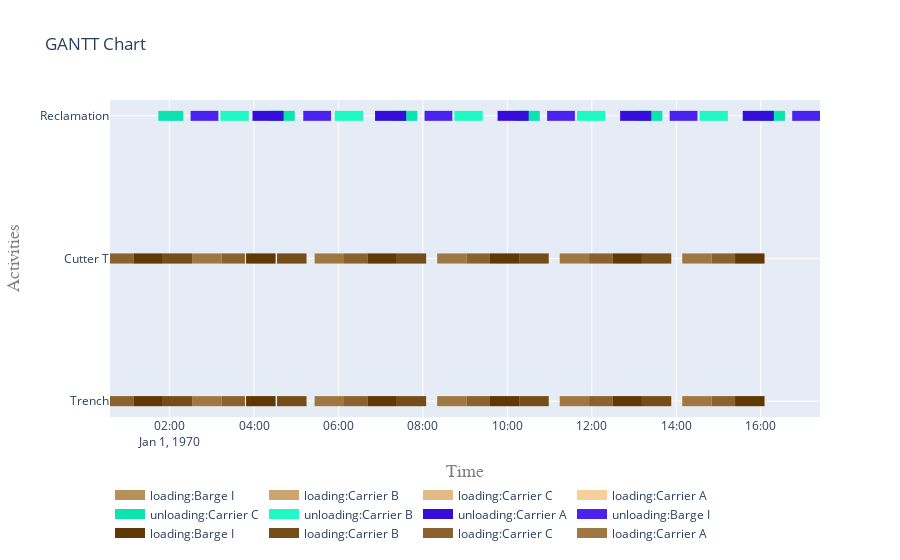

The code cell stored with this chart in its notebook:
### Code cell
# activities per site and cutter

fig = get_gantt_chart([from_site, to_site, cutter], id_map=activities)

### Figure 1 — Plotly figure (JSON) as saved in the notebook; plotly's stock layout.template omitted (floating-point values rounded to 4 significant figures)
{"data": [{"connectgaps": false, "hoverinfo": "y+name", "line": {"color": "rgb(184,144,92)", "width": 10}, "mode": "lines", "name": "loading:Barge I", "type": "scatter", "x": ["1970-01-01T01:08:44", "1970-01-01T01:08:44", "1970-01-01T01:50:24", "1970-01-01T01:50:24", "1970-01-01T01:50:24", "1970-01-01T03:48:51", "1970-01-01T03:48:51", "1970-01-01T04:30:31", "1970-01-01T04:30:31", "1970-01-01T04:30:31", "1970-01-01T06:41:11", "1970-01-01T06:41:11", "1970-01-01T07:22:51", "1970-01-01T07:22:51", "1970-01-01T07:22:51", "1970-01-01T09:35:18", "1970-01-01T09:35:18", "1970-01-01T10:16:58", "1970-01-01T10:16:58", "1970-01-01T10:16:58", "1970-01-01T12:29:25", "1970-01-01T12:29:25", "1970-01-01T13:11:05", "1970-01-01T13:11:05", "1970-01-01T13:11:05", "1970-01-01T15:23:32", "1970-01-01T15:23:32", "1970-01-01T16:05:12", "1970-01-01T16:05:12", "1970-01-01T16:05:12", "1970-01-01T01:08:44", "1970-01-01T01:08:44", "1970-01-01T01:50:24", "1970-01-01T01:50:24", "1970-01-01T01:50:24", "1970-01-01T03:48:51", "1970-01-01T03:48:51", "1970-01-01T04:30:31", "1970-01-01T04:30:31", "1970-01-01T04:30:31", "1970-01-01T06:41:11", "1970-01-01T06:41:11", "1970-01-01T07:22:51", "1970-01-01T07:22:51", "1970-01-01T07:22:51", "1970-01-01T09:35:18", "1970-01-01T09:35:18", "1970-01-01T10:16:58", "1970-01-01T10:16:58", "1970-01-01T10:16:58", "1970-01-01T12:29:25", "1970-01-01T12:29:25", "1970-01-01T13:11:05", "1970-01-01T13:11:05", "1970-01-01T13:11:05", "1970-01-01T15:23:32", "1970-01-01T15:23:32", "1970-01-01T16:05:12", "1970-01-01T16:05:12", "1970-01-01T16:05:12"], "y": ["Trench", "Trench", "Trench", "Trench", null, "Trench", "Trench", "Trench", "Trench", null, "Trench", "Trench", "Trench", "Trench", null, "Trench", "Trench", "Trench", "Trench", null, "Trench", "Trench", "Trench", "Trench", null, "Trench", "Trench", "Trench", "Trench", null, "Cutter T", "Cutter T", "Cutter T", "Cutter T", null, "Cutter T", "Cutter T", "Cutter T", "Cutter T", null, "Cutter T", "Cutter T", "Cutter T", "Cutter T", null, "Cutter T", "Cutter T", "Cutter T", "Cutter T", null, "Cutter T", "Cutter T", "Cutter T", "Cutter T", null, "Cutter T", "Cutter T", "Cutter T", "Cutter T", null]}, {"connectgaps": false, "hoverinfo": "y+name", "line": {"color": "rgb(205,165,113)", "width": 10}, "mode": "lines", "name": "loading:Carrier B", "type": "scatter", "x": ["1970-01-01T01:50:24", "1970-01-01T01:50:24", "1970-01-01T02:32:04", "1970-01-01T02:32:04", "1970-01-01T02:32:04", "1970-01-01T04:32:49", "1970-01-01T04:32:49", "1970-01-01T05:14:29", "1970-01-01T05:14:29", "1970-01-01T05:14:29", "1970-01-01T07:22:51", "1970-01-01T07:22:51", "1970-01-01T08:04:31", "1970-01-01T08:04:31", "1970-01-01T08:04:31", "1970-01-01T10:16:58", "1970-01-01T10:16:58", "1970-01-01T10:58:38", "1970-01-01T10:58:38", "1970-01-01T10:58:38", "1970-01-01T13:11:05", "1970-01-01T13:11:05", "1970-01-01T13:52:45", "1970-01-01T13:52:45", "1970-01-01T13:52:45", "1970-01-01T01:50:24", "1970-01-01T01:50:24", "1970-01-01T02:32:04", "1970-01-01T02:32:04", "1970-01-01T02:32:04", "1970-01-01T04:32:49", "1970-01-01T04:32:49", "1970-01-01T05:14:29", "1970-01-01T05:14:29", "1970-01-01T05:14:29", "1970-01-01T07:22:51", "1970-01-01T07:22:51", "1970-01-01T08:04:31", "1970-01-01T08:04:31", "1970-01-01T08:04:31", "1970-01-01T10:16:58", "1970-01-01T10:16:58", "1970-01-01T10:58:38", "1970-01-01T10:58:38", "1970-01-01T10:58:38", "1970-01-01T13:11:05", "1970-01-01T13:11:05", "1970-01-01T13:52:45", "1970-01-01T13:52:45", "1970-01-01T13:52:45"], "y": ["Trench", "Trench", "Trench", "Trench", null, "Trench", "Trench", "Trench", "Trench", null, "Trench", "Trench", "Trench", "Trench", null, "Trench", "Trench", "Trench", "Trench", null, "Trench", "Trench", "Trench", "Trench", null, "Cutter T", "Cutter T", "Cutter T", "Cutter T", null, "Cutter T", "Cutter T", "Cutter T", "Cutter T", null, "Cutter T", "Cutter T", "Cutter T", "Cutter T", null, "Cutter T", "Cutter T", "Cutter T", "Cutter T", null, "Cutter T", "Cutter T", "Cutter T", "Cutter T", null]}, {"connectgaps": false, "hoverinfo": "y+name", "line": {"color": "rgb(226,186,134)", "width": 10}, "mode": "lines", "name": "loading:Carrier C", "type": "scatter", "x": ["1970-01-01T00:35:24", "1970-01-01T00:35:24", "1970-01-01T01:08:44", "1970-01-01T01:08:44", "1970-01-01T01:08:44", "1970-01-01T03:13:44", "1970-01-01T03:13:44", "1970-01-01T03:47:04", "1970-01-01T03:47:04", "1970-01-01T03:47:04", "1970-01-01T06:07:51", "1970-01-01T06:07:51", "1970-01-01T06:41:11", "1970-01-01T06:41:11", "1970-01-01T06:41:11", "1970-01-01T09:01:58", "1970-01-01T09:01:58", "1970-01-01T09:35:18", "1970-01-01T09:35:18", "1970-01-01T09:35:18", "1970-01-01T11:56:05", "1970-01-01T11:56:05", "1970-01-01T12:29:25", "1970-01-01T12:29:25", "1970-01-01T12:29:25", "1970-01-01T14:50:12", "1970-01-01T14:50:12", "1970-01-01T15:23:32", "1970-01-01T15:23:32", "1970-01-01T15:23:32", "1970-01-01T00:35:24", "1970-01-01T00:35:24", "1970-01-01T01:08:44", "1970-01-01T01:08:44", "1970-01-01T01:08:44", "1970-01-01T03:13:44", "1970-01-01T03:13:44", "1970-01-01T03:47:04", "1970-01-01T03:47:04", "1970-01-01T03:47:04", "1970-01-01T06:07:51", "1970-01-01T06:07:51", "1970-01-01T06:41:11", "1970-01-01T06:41:11", "1970-01-01T06:41:11", "1970-01-01T09:01:58", "1970-01-01T09:01:58", "1970-01-01T09:35:18", "1970-01-01T09:35:18", "1970-01-01T09:35:18", "1970-01-01T11:56:05", "1970-01-01T11:56:05", "1970-01-01T12:29:25", "1970-01-01T12:29:25", "1970-01-01T12:29:25", "1970-01-01T14:50:12", "1970-01-01T14:50:12", "1970-01-01T15:23:32", "1970-01-01T15:23:32", "1970-01-01T15:23:32"], "y": ["Trench", "Trench", "Trench", "Trench", null, "Trench", "Trench", "Trench", "Trench", null, "Trench", "Trench", "Trench", "Trench", null, "Trench", "Trench", "Trench", "Trench", null, "Trench", "Trench", "Trench", "Trench", null, "Trench", "Trench", "Trench", "Trench", null, "Cutter T", "Cutter T", "Cutter T", "Cutter T", null, "Cutter T", "Cutter T", "Cutter T", "Cutter T", null, "Cutter T", "Cutter T", "Cutter T", "Cutter T", null, "Cutter T", "Cutter T", "Cutter T", "Cutter T", null, "Cutter T", "Cutter T", "Cutter T", "Cutter T", null, "Cutter T", "Cutter T", "Cutter T", "Cutter T", null]}, {"connectgaps": false, "hoverinfo": "y+name", "line": {"color": "rgb(247,207,155)", "width": 10}, "mode": "lines", "name": "loading:Carrier A", "type": "scatter", "x": ["1970-01-01T02:32:04", "1970-01-01T02:32:04", "1970-01-01T03:13:44", "1970-01-01T03:13:44", "1970-01-01T03:13:44", "1970-01-01T05:26:11", "1970-01-01T05:26:11", "1970-01-01T06:07:51", "1970-01-01T06:07:51", "1970-01-01T06:07:51", "1970-01-01T08:20:18", "1970-01-01T08:20:18", "1970-01-01T09:01:58", "1970-01-01T09:01:58", "1970-01-01T09:01:58", "1970-01-01T11:14:25", "1970-01-01T11:14:25", "1970-01-01T11:56:05", "1970-01-01T11:56:05", "1970-01-01T11:56:05", "1970-01-01T14:08:32", "1970-01-01T14:08:32", "1970-01-01T14:50:12", "1970-01-01T14:50:12", "1970-01-01T14:50:12", "1970-01-01T02:32:04", "1970-01-01T02:32:04", "1970-01-01T03:13:44", "1970-01-01T03:13:44", "1970-01-01T03:13:44", "1970-01-01T05:26:11", "1970-01-01T05:26:11", "1970-01-01T06:07:51", "1970-01-01T06:07:51", "1970-01-01T06:07:51", "1970-01-01T08:20:18", "1970-01-01T08:20:18", "1970-01-01T09:01:58", "1970-01-01T09:01:58", "1970-01-01T09:01:58", "1970-01-01T11:14:25", "1970-01-01T11:14:25", "1970-01-01T11:56:05", "1970-01-01T11:56:05", "1970-01-01T11:56:05", "1970-01-01T14:08:32", "1970-01-01T14:08:32", "1970-01-01T14:50:12", "1970-01-01T14:50:12", "1970-01-01T14:50:12"], "y": ["Trench", "Trench", "Trench", "Trench", null, "Trench", "Trench", "Trench", "Trench", null, "Trench", "Trench", "Trench", "Trench", null, "Trench", "Trench", "Trench", "Trench", null, "Trench", "Trench", "Trench", "Trench", null, "Cutter T", "Cutter T", "Cutter T", "Cutter T", null, "Cutter T", "Cutter T", "Cutter T", "Cutter T", null, "Cutter T", "Cutter T", "Cutter T", "Cutter T", null, "Cutter T", "Cutter T", "Cutter T", "Cutter T", null, "Cutter T", "Cutter T", "Cutter T", "Cutter T", null]}, {"connectgaps": false, "hoverinfo": "y+name", "line": {"color": "rgb(12,228,176)", "width": 10}, "mode": "lines", "name": "unloading:Carrier C", "type": "scatter", "x": ["1970-01-01T01:44:08", "1970-01-01T01:44:08", "1970-01-01T02:19:32", "1970-01-01T02:19:32", "1970-01-01T02:19:32", "1970-01-01T04:22:28", "1970-01-01T04:22:28", "1970-01-01T04:57:52", "1970-01-01T04:57:52", "1970-01-01T04:57:52", "1970-01-01T07:16:35", "1970-01-01T07:16:35", "1970-01-01T07:51:59", "1970-01-01T07:51:59", "1970-01-01T07:51:59", "1970-01-01T10:10:42", "1970-01-01T10:10:42", "1970-01-01T10:46:06", "1970-01-01T10:46:06", "1970-01-01T10:46:06", "1970-01-01T13:04:49", "1970-01-01T13:04:49", "1970-01-01T13:40:13", "1970-01-01T13:40:13", "1970-01-01T13:40:13", "1970-01-01T15:58:56", "1970-01-01T15:58:56", "1970-01-01T16:34:20", "1970-01-01T16:34:20", "1970-01-01T16:34:20"], "y": ["Reclamation", "Reclamation", "Reclamation", "Reclamation", null, "Reclamation", "Reclamation", "Reclamation", "Reclamation", null, "Reclamation", "Reclamation", "Reclamation", "Reclamation", null, "Reclamation", "Reclamation", "Reclamation", "Reclamation", null, "Reclamation", "Reclamation", "Reclamation", "Reclamation", null, "Reclamation", "Reclamation", "Reclamation", "Reclamation", null]}, {"connectgaps": false, "hoverinfo": "y+name", "line": {"color": "rgb(33,249,197)", "width": 10}, "mode": "lines", "name": "unloading:Carrier B", "type": "scatter", "x": ["1970-01-01T03:12:19", "1970-01-01T03:12:19", "1970-01-01T03:52:34", "1970-01-01T03:52:34", "1970-01-01T03:52:34", "1970-01-01T05:54:44", "1970-01-01T05:54:44", "1970-01-01T06:34:59", "1970-01-01T06:34:59", "1970-01-01T06:34:59", "1970-01-01T08:44:46", "1970-01-01T08:44:46", "1970-01-01T09:25:01", "1970-01-01T09:25:01", "1970-01-01T09:25:01", "1970-01-01T11:38:53", "1970-01-01T11:38:53", "1970-01-01T12:19:08", "1970-01-01T12:19:08", "1970-01-01T12:19:08", "1970-01-01T14:33:00", "1970-01-01T14:33:00", "1970-01-01T15:13:15", "1970-01-01T15:13:15", "1970-01-01T15:13:15"], "y": ["Reclamation", "Reclamation", "Reclamation", "Reclamation", null, "Reclamation", "Reclamation", "Reclamation", "Reclamation", null, "Reclamation", "Reclamation", "Reclamation", "Reclamation", null, "Reclamation", "Reclamation", "Reclamation", "Reclamation", null, "Reclamation", "Reclamation", "Reclamation", "Reclamation", null]}, {"connectgaps": false, "hoverinfo": "y+name", "line": {"color": "rgb(54,14,218)", "width": 10}, "mode": "lines", "name": "unloading:Carrier A", "type": "scatter", "x": ["1970-01-01T03:57:53", "1970-01-01T03:57:53", "1970-01-01T04:42:02", "1970-01-01T04:42:02", "1970-01-01T04:42:02", "1970-01-01T06:52:00", "1970-01-01T06:52:00", "1970-01-01T07:36:09", "1970-01-01T07:36:09", "1970-01-01T07:36:09", "1970-01-01T09:46:07", "1970-01-01T09:46:07", "1970-01-01T10:30:16", "1970-01-01T10:30:16", "1970-01-01T10:30:16", "1970-01-01T12:40:14", "1970-01-01T12:40:14", "1970-01-01T13:24:23", "1970-01-01T13:24:23", "1970-01-01T13:24:23", "1970-01-01T15:34:21", "1970-01-01T15:34:21", "1970-01-01T16:18:30", "1970-01-01T16:18:30", "1970-01-01T16:18:30"], "y": ["Reclamation", "Reclamation", "Reclamation", "Reclamation", null, "Reclamation", "Reclamation", "Reclamation", "Reclamation", null, "Reclamation", "Reclamation", "Reclamation", "Reclamation", null, "Reclamation", "Reclamation", "Reclamation", "Reclamation", null, "Reclamation", "Reclamation", "Reclamation", "Reclamation", null]}, {"connectgaps": false, "hoverinfo": "y+name", "line": {"color": "rgb(75,35,239)", "width": 10}, "mode": "lines", "name": "unloading:Barge I", "type": "scatter", "x": ["1970-01-01T02:29:53", "1970-01-01T02:29:53", "1970-01-01T03:09:22", "1970-01-01T03:09:22", "1970-01-01T03:09:22", "1970-01-01T05:10:00", "1970-01-01T05:10:00", "1970-01-01T05:49:29", "1970-01-01T05:49:29", "1970-01-01T05:49:29", "1970-01-01T08:02:20", "1970-01-01T08:02:20", "1970-01-01T08:41:49", "1970-01-01T08:41:49", "1970-01-01T08:41:49", "1970-01-01T10:56:27", "1970-01-01T10:56:27", "1970-01-01T11:35:56", "1970-01-01T11:35:56", "1970-01-01T11:35:56", "1970-01-01T13:50:34", "1970-01-01T13:50:34", "1970-01-01T14:30:03", "1970-01-01T14:30:03", "1970-01-01T14:30:03", "1970-01-01T16:44:41", "1970-01-01T16:44:41", "1970-01-01T17:24:10", "1970-01-01T17:24:10", "1970-01-01T17:24:10"], "y": ["Reclamation", "Reclamation", "Reclamation", "Reclamation", null, "Reclamation", "Reclamation", "Reclamation", "Reclamation", null, "Reclamation", "Reclamation", "Reclamation", "Reclamation", null, "Reclamation", "Reclamation", "Reclamation", "Reclamation", null, "Reclamation", "Reclamation", "Reclamation", "Reclamation", null, "Reclamation", "Reclamation", "Reclamation", "Reclamation", null]}, {"connectgaps": false, "hoverinfo": "y+name", "line": {"color": "rgb(96,56,4)", "width": 10}, "mode": "lines", "name": "loading:Barge I", "type": "scatter", "x": ["1970-01-01T01:08:44", "1970-01-01T01:08:44", "1970-01-01T01:50:24", "1970-01-01T01:50:24", "1970-01-01T01:50:24", "1970-01-01T03:48:51", "1970-01-01T03:48:51", "1970-01-01T04:30:31", "1970-01-01T04:30:31", "1970-01-01T04:30:31", "1970-01-01T06:41:11", "1970-01-01T06:41:11", "1970-01-01T07:22:51", "1970-01-01T07:22:51", "1970-01-01T07:22:51", "1970-01-01T09:35:18", "1970-01-01T09:35:18", "1970-01-01T10:16:58", "1970-01-01T10:16:58", "1970-01-01T10:16:58", "1970-01-01T12:29:25", "1970-01-01T12:29:25", "1970-01-01T13:11:05", "1970-01-01T13:11:05", "1970-01-01T13:11:05", "1970-01-01T15:23:32", "1970-01-01T15:23:32", "1970-01-01T16:05:12", "1970-01-01T16:05:12", "1970-01-01T16:05:12", "1970-01-01T01:08:44", "1970-01-01T01:08:44", "1970-01-01T01:50:24", "1970-01-01T01:50:24", "1970-01-01T01:50:24", "1970-01-01T03:48:51", "1970-01-01T03:48:51", "1970-01-01T04:30:31", "1970-01-01T04:30:31", "1970-01-01T04:30:31", "1970-01-01T06:41:11", "1970-01-01T06:41:11", "1970-01-01T07:22:51", "1970-01-01T07:22:51", "1970-01-01T07:22:51", "1970-01-01T09:35:18", "1970-01-01T09:35:18", "1970-01-01T10:16:58", "1970-01-01T10:16:58", "1970-01-01T10:16:58", "1970-01-01T12:29:25", "1970-01-01T12:29:25", "1970-01-01T13:11:05", "1970-01-01T13:11:05", "1970-01-01T13:11:05", "1970-01-01T15:23:32", "1970-01-01T15:23:32", "1970-01-01T16:05:12", "1970-01-01T16:05:12", "1970-01-01T16:05:12"], "y": ["Trench", "Trench", "Trench", "Trench", null, "Trench", "Trench", "Trench", "Trench", null, "Trench", "Trench", "Trench", "Trench", null, "Trench", "Trench", "Trench", "Trench", null, "Trench", "Trench", "Trench", "Trench", null, "Trench", "Trench", "Trench", "Trench", null, "Cutter T", "Cutter T", "Cutter T", "Cutter T", null, "Cutter T", "Cutter T", "Cutter T", "Cutter T", null, "Cutter T", "Cutter T", "Cutter T", "Cutter T", null, "Cutter T", "Cutter T", "Cutter T", "Cutter T", null, "Cutter T", "Cutter T", "Cutter T", "Cutter T", null, "Cutter T", "Cutter T", "Cutter T", "Cutter T", null]}, {"connectgaps": false, "hoverinfo": "y+name", "line": {"color": "rgb(117,77,25)", "width": 10}, "mode": "lines", "name": "loading:Carrier B", "type": "scatter", "x": ["1970-01-01T01:50:24", "1970-01-01T01:50:24", "1970-01-01T02:32:04", "1970-01-01T02:32:04", "1970-01-01T02:32:04", "1970-01-01T04:32:49", "1970-01-01T04:32:49", "1970-01-01T05:14:29", "1970-01-01T05:14:29", "1970-01-01T05:14:29", "1970-01-01T07:22:51", "1970-01-01T07:22:51", "1970-01-01T08:04:31", "1970-01-01T08:04:31", "1970-01-01T08:04:31", "1970-01-01T10:16:58", "1970-01-01T10:16:58", "1970-01-01T10:58:38", "1970-01-01T10:58:38", "1970-01-01T10:58:38", "1970-01-01T13:11:05", "1970-01-01T13:11:05", "1970-01-01T13:52:45", "1970-01-01T13:52:45", "1970-01-01T13:52:45", "1970-01-01T01:50:24", "1970-01-01T01:50:24", "1970-01-01T02:32:04", "1970-01-01T02:32:04", "1970-01-01T02:32:04", "1970-01-01T04:32:49", "1970-01-01T04:32:49", "1970-01-01T05:14:29", "1970-01-01T05:14:29", "1970-01-01T05:14:29", "1970-01-01T07:22:51", "1970-01-01T07:22:51", "1970-01-01T08:04:31", "1970-01-01T08:04:31", "1970-01-01T08:04:31", "1970-01-01T10:16:58", "1970-01-01T10:16:58", "1970-01-01T10:58:38", "1970-01-01T10:58:38", "1970-01-01T10:58:38", "1970-01-01T13:11:05", "1970-01-01T13:11:05", "1970-01-01T13:52:45", "1970-01-01T13:52:45", "1970-01-01T13:52:45"], "y": ["Trench", "Trench", "Trench", "Trench", null, "Trench", "Trench", "Trench", "Trench", null, "Trench", "Trench", "Trench", "Trench", null, "Trench", "Trench", "Trench", "Trench", null, "Trench", "Trench", "Trench", "Trench", null, "Cutter T", "Cutter T", "Cutter T", "Cutter T", null, "Cutter T", "Cutter T", "Cutter T", "Cutter T", null, "Cutter T", "Cutter T", "Cutter T", "Cutter T", null, "Cutter T", "Cutter T", "Cutter T", "Cutter T", null, "Cutter T", "Cutter T", "Cutter T", "Cutter T", null]}, {"connectgaps": false, "hoverinfo": "y+name", "line": {"color": "rgb(138,98,46)", "width": 10}, "mode": "lines", "name": "loading:Carrier C", "type": "scatter", "x": ["1970-01-01T00:35:24", "1970-01-01T00:35:24", "1970-01-01T01:08:44", "1970-01-01T01:08:44", "1970-01-01T01:08:44", "1970-01-01T03:13:44", "1970-01-01T03:13:44", "1970-01-01T03:47:04", "1970-01-01T03:47:04", "1970-01-01T03:47:04", "1970-01-01T06:07:51", "1970-01-01T06:07:51", "1970-01-01T06:41:11", "1970-01-01T06:41:11", "1970-01-01T06:41:11", "1970-01-01T09:01:58", "1970-01-01T09:01:58", "1970-01-01T09:35:18", "1970-01-01T09:35:18", "1970-01-01T09:35:18", "1970-01-01T11:56:05", "1970-01-01T11:56:05", "1970-01-01T12:29:25", "1970-01-01T12:29:25", "1970-01-01T12:29:25", "1970-01-01T14:50:12", "1970-01-01T14:50:12", "1970-01-01T15:23:32", "1970-01-01T15:23:32", "1970-01-01T15:23:32", "1970-01-01T00:35:24", "1970-01-01T00:35:24", "1970-01-01T01:08:44", "1970-01-01T01:08:44", "1970-01-01T01:08:44", "1970-01-01T03:13:44", "1970-01-01T03:13:44", "1970-01-01T03:47:04", "1970-01-01T03:47:04", "1970-01-01T03:47:04", "1970-01-01T06:07:51", "1970-01-01T06:07:51", "1970-01-01T06:41:11", "1970-01-01T06:41:11", "1970-01-01T06:41:11", "1970-01-01T09:01:58", "1970-01-01T09:01:58", "1970-01-01T09:35:18", "1970-01-01T09:35:18", "1970-01-01T09:35:18", "1970-01-01T11:56:05", "1970-01-01T11:56:05", "1970-01-01T12:29:25", "1970-01-01T12:29:25", "1970-01-01T12:29:25", "1970-01-01T14:50:12", "1970-01-01T14:50:12", "1970-01-01T15:23:32", "1970-01-01T15:23:32", "1970-01-01T15:23:32"], "y": ["Trench", "Trench", "Trench", "Trench", null, "Trench", "Trench", "Trench", "Trench", null, "Trench", "Trench", "Trench", "Trench", null, "Trench", "Trench", "Trench", "Trench", null, "Trench", "Trench", "Trench", "Trench", null, "Trench", "Trench", "Trench", "Trench", null, "Cutter T", "Cutter T", "Cutter T", "Cutter T", null, "Cutter T", "Cutter T", "Cutter T", "Cutter T", null, "Cutter T", "Cutter T", "Cutter T", "Cutter T", null, "Cutter T", "Cutter T", "Cutter T", "Cutter T", null, "Cutter T", "Cutter T", "Cutter T", "Cutter T", null, "Cutter T", "Cutter T", "Cutter T", "Cutter T", null]}, {"connectgaps": false, "hoverinfo": "y+name", "line": {"color": "rgb(159,119,67)", "width": 10}, "mode": "lines", "name": "loading:Carrier A", "type": "scatter", "x": ["1970-01-01T02:32:04", "1970-01-01T02:32:04", "1970-01-01T03:13:44", "1970-01-01T03:13:44", "1970-01-01T03:13:44", "1970-01-01T05:26:11", "1970-01-01T05:26:11", "1970-01-01T06:07:51", "1970-01-01T06:07:51", "1970-01-01T06:07:51", "1970-01-01T08:20:18", "1970-01-01T08:20:18", "1970-01-01T09:01:58", "1970-01-01T09:01:58", "1970-01-01T09:01:58", "1970-01-01T11:14:25", "1970-01-01T11:14:25", "1970-01-01T11:56:05", "1970-01-01T11:56:05", "1970-01-01T11:56:05", "1970-01-01T14:08:32", "1970-01-01T14:08:32", "1970-01-01T14:50:12", "1970-01-01T14:50:12", "1970-01-01T14:50:12", "1970-01-01T02:32:04", "1970-01-01T02:32:04", "1970-01-01T03:13:44", "1970-01-01T03:13:44", "1970-01-01T03:13:44", "1970-01-01T05:26:11", "1970-01-01T05:26:11", "1970-01-01T06:07:51", "1970-01-01T06:07:51", "1970-01-01T06:07:51", "1970-01-01T08:20:18", "1970-01-01T08:20:18", "1970-01-01T09:01:58", "1970-01-01T09:01:58", "1970-01-01T09:01:58", "1970-01-01T11:14:25", "1970-01-01T11:14:25", "1970-01-01T11:56:05", "1970-01-01T11:56:05", "1970-01-01T11:56:05", "1970-01-01T14:08:32", "1970-01-01T14:08:32", "1970-01-01T14:50:12", "1970-01-01T14:50:12", "1970-01-01T14:50:12"], "y": ["Trench", "Trench", "Trench", "Trench", null, "Trench", "Trench", "Trench", "Trench", null, "Trench", "Trench", "Trench", "Trench", null, "Trench", "Trench", "Trench", "Trench", null, "Trench", "Trench", "Trench", "Trench", null, "Cutter T", "Cutter T", "Cutter T", "Cutter T", null, "Cutter T", "Cutter T", "Cutter T", "Cutter T", null, "Cutter T", "Cutter T", "Cutter T", "Cutter T", null, "Cutter T", "Cutter T", "Cutter T", "Cutter T", null, "Cutter T", "Cutter T", "Cutter T", "Cutter T", null]}], "layout": {"hovermode": "closest", "legend": {"orientation": "h", "x": 0, "y": -0.2}, "title": {"text": "GANTT Chart"}, "xaxis": {"range": ["1970-01-01T00:35:24", "1970-01-01T17:24:10"], "title": {"font": {"color": "#7f7f7f", "family": "Courier New, monospace", "size": 18}, "text": "Time"}}, "yaxis": {"title": {"font": {"color": "#7f7f7f", "family": "Courier New, monospace", "size": 18}, "text": "Activities"}}}}
